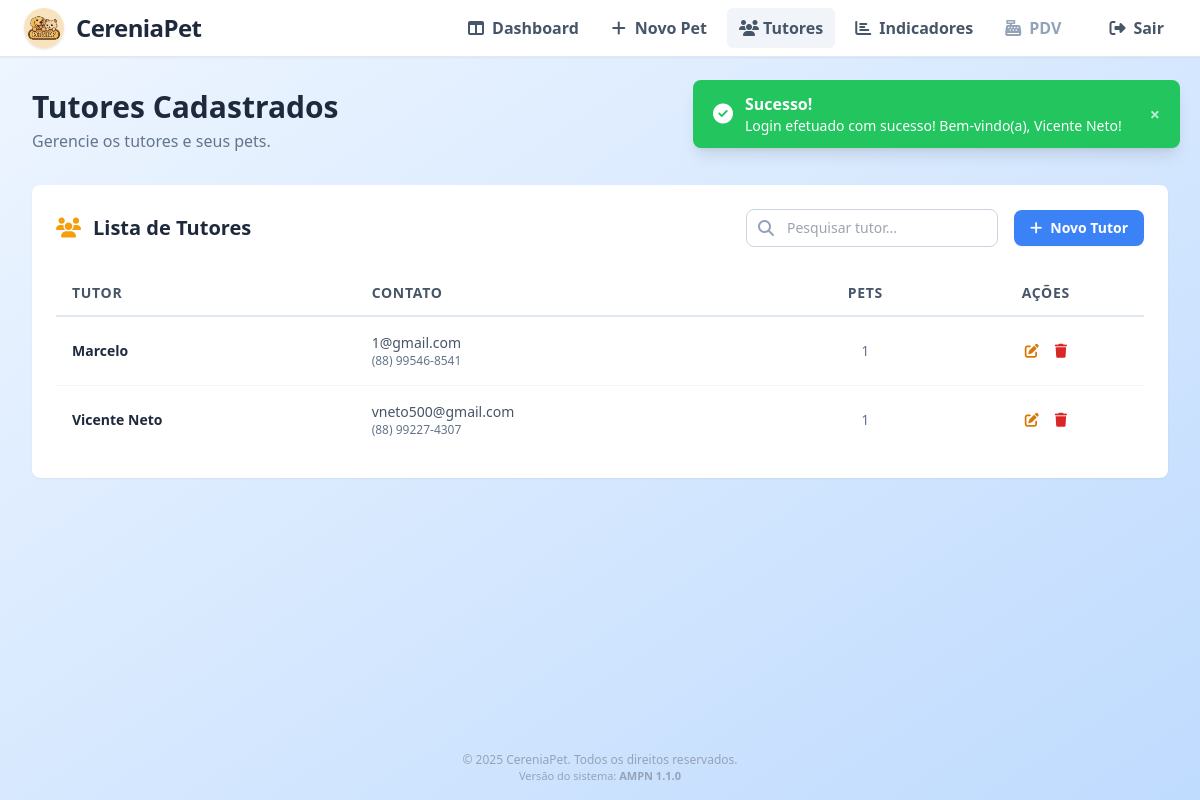
/tutores/listar_tutores.php (signed in), run on an earlier commit of the app's database.
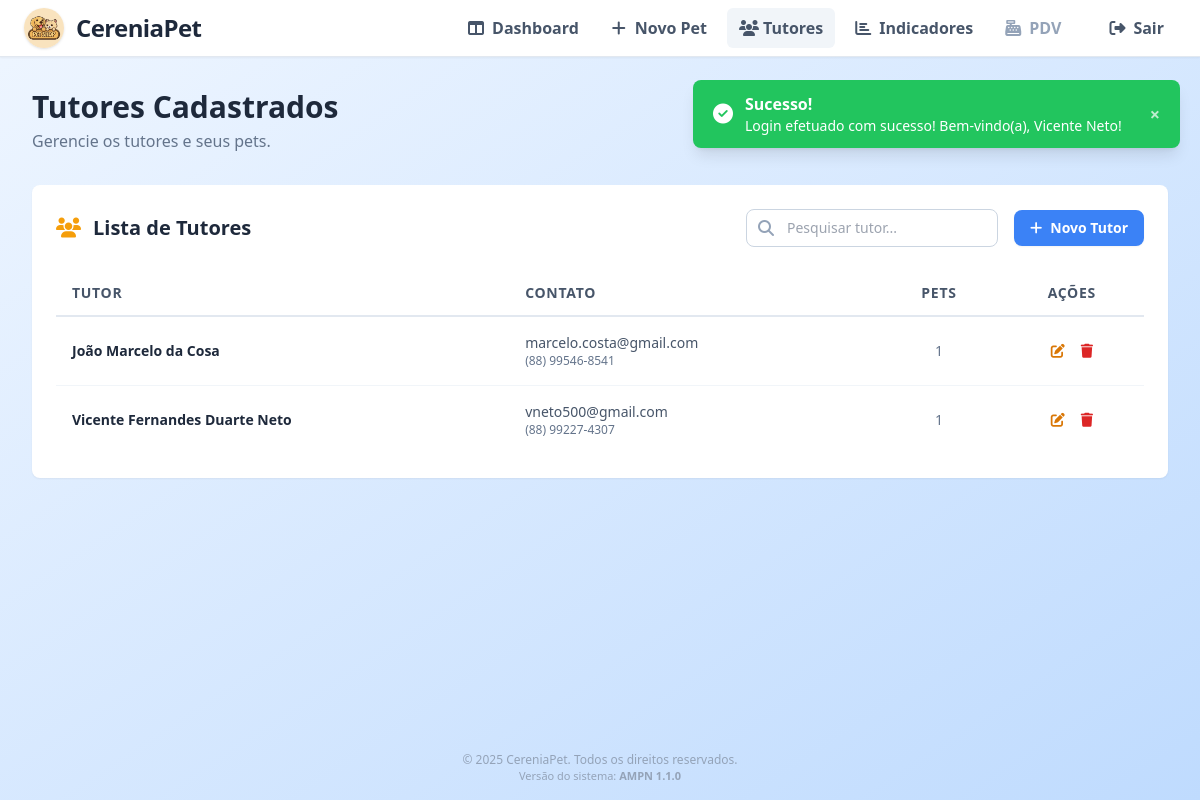
And on a later commit of the database.
### tables this page shows
CREATE TABLE `tutores` (
  `id` int(11) NOT NULL,
  `nome` varchar(100) NOT NULL,
  `email` varchar(100) NOT NULL,
  `telefone` varchar(20) NOT NULL,
  `atualizado_em` timestamp NULL DEFAULT NULL ON UPDATE current_timestamp(),
  `cep` varchar(9) DEFAULT NULL,
  `rua` varchar(100) DEFAULT NULL,
  `numero` varchar(10) DEFAULT NULL,
  `bairro` varchar(60) DEFAULT NULL,
  `cidade` varchar(60) DEFAULT NULL,
  `uf` varchar(2) DEFAULT NULL
);

### tutores/listar_tutores.php (the view, shortened to what the changed rows need)
<?php
include "../config/config.php";
$params = [];
$sql = "
    SELECT t.id, t.nome, t.email, t.telefone, COUNT(p.id) as total_pets
    FROM tutores t
    LEFT JOIN pets p ON p.tutor_id = t.id
";
$sql .= " GROUP BY t.id, t.nome, t.email, t.telefone ORDER BY t.nome";
$stmt = $pdo->prepare($sql);
$stmt->execute($params);
$tutores = $stmt->fetchAll(PDO::FETCH_ASSOC);
function formatarTelefone($telefone) {
    $telefone = preg_replace('/[^0-9]/', '', $telefone);
    if (strlen($telefone) === 11) {
        return preg_replace('/(\d{2})(\d{5})(\d{4})/', '($1) $2-$3', $telefone);
    } elseif (strlen($telefone) === 10) {
        return preg_replace('/(\d{2})(\d{4})(\d{4})/', '($1) $2-$3', $telefone);
    }
    return $telefone;
}
?>
<!DOCTYPE html>
<html lang="pt-BR">
<head>
    <link rel="stylesheet" href="https://cdnjs.cloudflare.com/ajax/libs/font-awesome/6.5.0/css/all.min.css">
    <script src="https://cdn.tailwindcss.com"></script>
</head>
<body class="min-h-screen bg-gradient-to-br from-blue-50 to-blue-200 flex flex-col">
    <main class="flex-1 w-full p-4 md:p-6 lg:p-8">
        <div class="mb-8 animate-fade-in">
            <h1 class="text-3xl font-bold text-slate-800">Tutores Cadastrados</h1>
        </div>
        <div class="bg-white p-6 rounded-lg shadow-sm animate-fade-in">
            <div class="flex flex-col md:flex-row justify-between items-start md:items-center mb-6 gap-4">
                <h2 class="text-xl font-bold text-slate-800 flex items-center gap-3">
                    <i class="fa-solid fa-users text-amber-500"></i>
                    Lista de Tutores
                </h2>
            </div>
            <?php if (empty($tutores)): ?>
                <div class="text-slate-500 text-center py-8 border-2 border-dashed rounded-lg">Nenhum tutor encontrado com os filtros atuais.</div>
            <?php else: ?>
                <div class="overflow-x-auto">
                    <table class="min-w-full text-sm">
                        <thead class="border-b-2 border-slate-200">
                            <tr>
                                <th class="px-4 py-3 text-left font-semibold text-slate-600 uppercase tracking-wider">Tutor</th>
                                <th class="px-4 py-3 text-left font-semibold text-slate-600 uppercase tracking-wider">Contato</th>
                                <th class="px-4 py-3 text-center font-semibold text-slate-600 uppercase tracking-wider">Pets</th>
                                <th class="px-4 py-3 text-center font-semibold text-slate-600 uppercase tracking-wider">Ações</th>
                            </tr>
                        </thead>
                        <tbody class="divide-y divide-slate-100">
                            <?php foreach ($tutores as $tutor): ?>
                                <tr class="hover:bg-slate-50 group cursor-pointer" onclick="window.location='visualizar_tutor.php?id=<?= $tutor['id']; ?>'">
                                    <td class="px-4 py-4 font-semibold text-slate-800 whitespace-nowrap">
                                        <?= htmlspecialchars($tutor['nome']) ?>
                                    </td>
                                    <td class="px-4 py-4" onclick="event.stopPropagation();">
                                        <div class="flex flex-col">
                                            <span class="text-slate-600"><?= htmlspecialchars($tutor['email']) ?></span>
                                            <span class="text-slate-500 text-xs"><?= htmlspecialchars(formatarTelefone($tutor['telefone'])) ?></span>
                                        </div>
                                    </td>
                                    <td class="px-4 py-4 text-center text-slate-500">
                                        <?= $tutor['total_pets'] ?>
                                    </td>
                                    <td class="px-4 py-4" onclick="event.stopPropagation();">
                                        <div class="flex items-center justify-center gap-4">
                                            <a href="editar_tutor.php?id=<?= $tutor['id']; ?>" class="text-amber-600 hover:text-amber-800" title="Editar Tutor"><i class="fas fa-edit"></i></a>
                                            <a href="javascript:void(0);" onclick="openConfirmationModal('Excluir Tutor', 'Tem certeza que deseja excluir o tutor \'<?= htmlspecialchars($tutor['nome'], ENT_QUOTES) ?>\'? Todos os pets e agendamentos associados também serão removidos. Esta ação não pode ser desfeita.', 'excluir_tutor.php?id=<?= $tutor['id']; ?>')" class="text-red-600 hover:text-red-800" title="Excluir Tutor"><i class="fas fa-trash"></i></a>
                                        </div>
                                    </td>
                                </tr>
                            <?php endforeach; ?>
                        </tbody>
                    </table>
                </div>
            <?php endif; ?>
        </div>
    </main>
</body>
</html>

What changed in the data, as far as the page shows it:
changed tutores: nome "Marcelo" → "João Marcelo da Cosa"; email "1@gmail.com" → "marcelo.costa@gmail.com"
changed tutores "vneto500@gmail.com": nome "Vicente Neto" → "Vicente Fernandes Duarte Neto"
